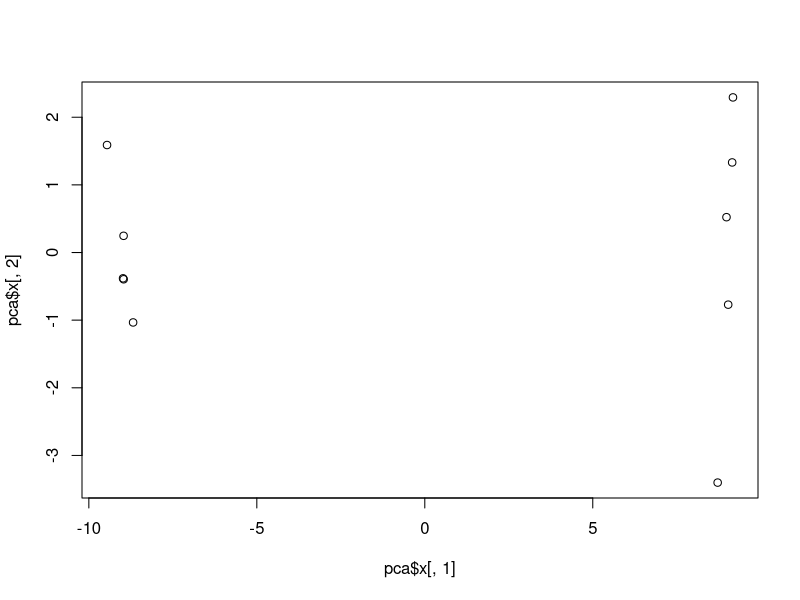
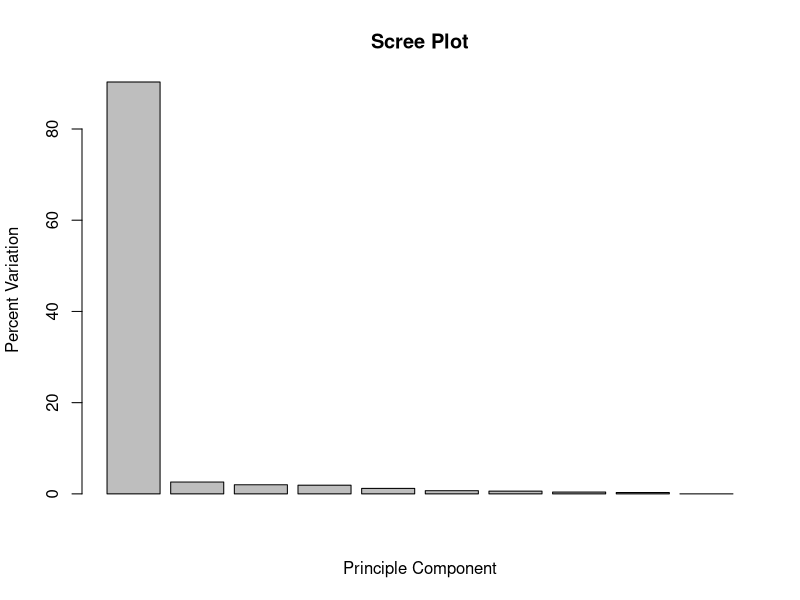
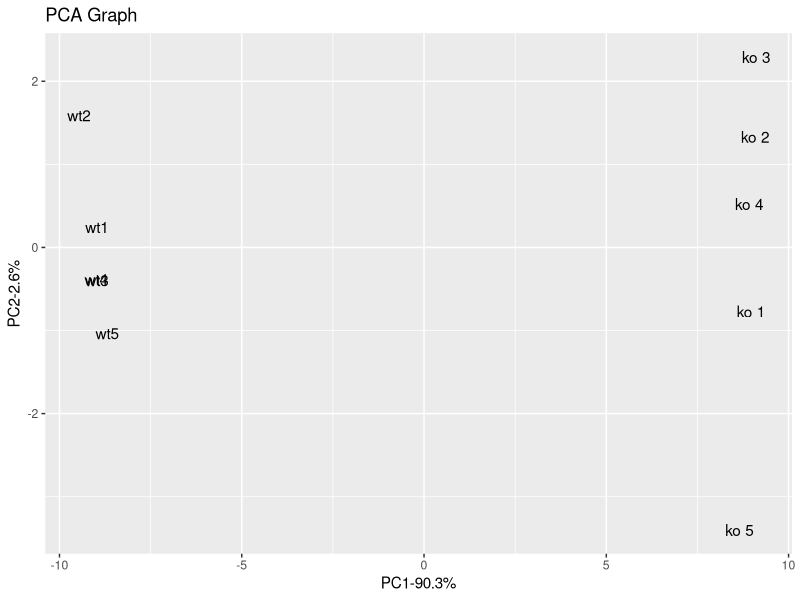

Here is the R script that generated these plots, in order:
data.matrix<- matrix(nrow = 100,ncol = 10)
colnames(data.matrix)<- c(
  paste("wt", 1:5, sep = ""),
  paste("ko", 1:5, spe = ""))
rownames(data.matrix)<- paste("gene", 1:100, sep = "")
for (i in 1:100){
  wt.values<- rpois(5, lambda = sample(x=10:1000, size = 1))
  ko.values<- rpois(5, lambda = sample(x=10:1000, size = 1))
  
  data.matrix[i,]<- c(wt.values, ko.values)
}
head(data.matrix)

pca<- prcomp(t(data.matrix), scale = TRUE)
summary(pca)

plot(pca$x[,1], pca$x[,2])

pca.var<- pca$sdev^2
pca.var.per<- round(pca.var/sum(pca.var)*100,1)

barplot(pca.var.per, main = "Scree Plot", 
        xlab = "Principle Component",
        ylab = "Percent Variation")
library(ggplot2)
pca.data<- data.frame(Sample = rownames(pca$x),
                      X= pca$x[,1],
                      Y= pca$x[,2])
pca.data
ggplot(data = pca.data, aes(x=X, y=Y, label=Sample))+
  geom_text()+
  xlab(paste("PC1-", pca.var.per[1], "%", sep = ""))+
  ylab(paste("PC2-", pca.var.per[2], "%", sep = ""))+
  ggtitle("PCA Graph")
loading_scores<- pca$rotation[,1]
gene_scores<- abs(loading_scores)
gene_score_ranked<- sort(gene_scores, decreasing = TRUE)
top_10_genes<- names(gene_score_ranked[1:10])
top_10_genes
pca$rotation[top_10_genes,1]
